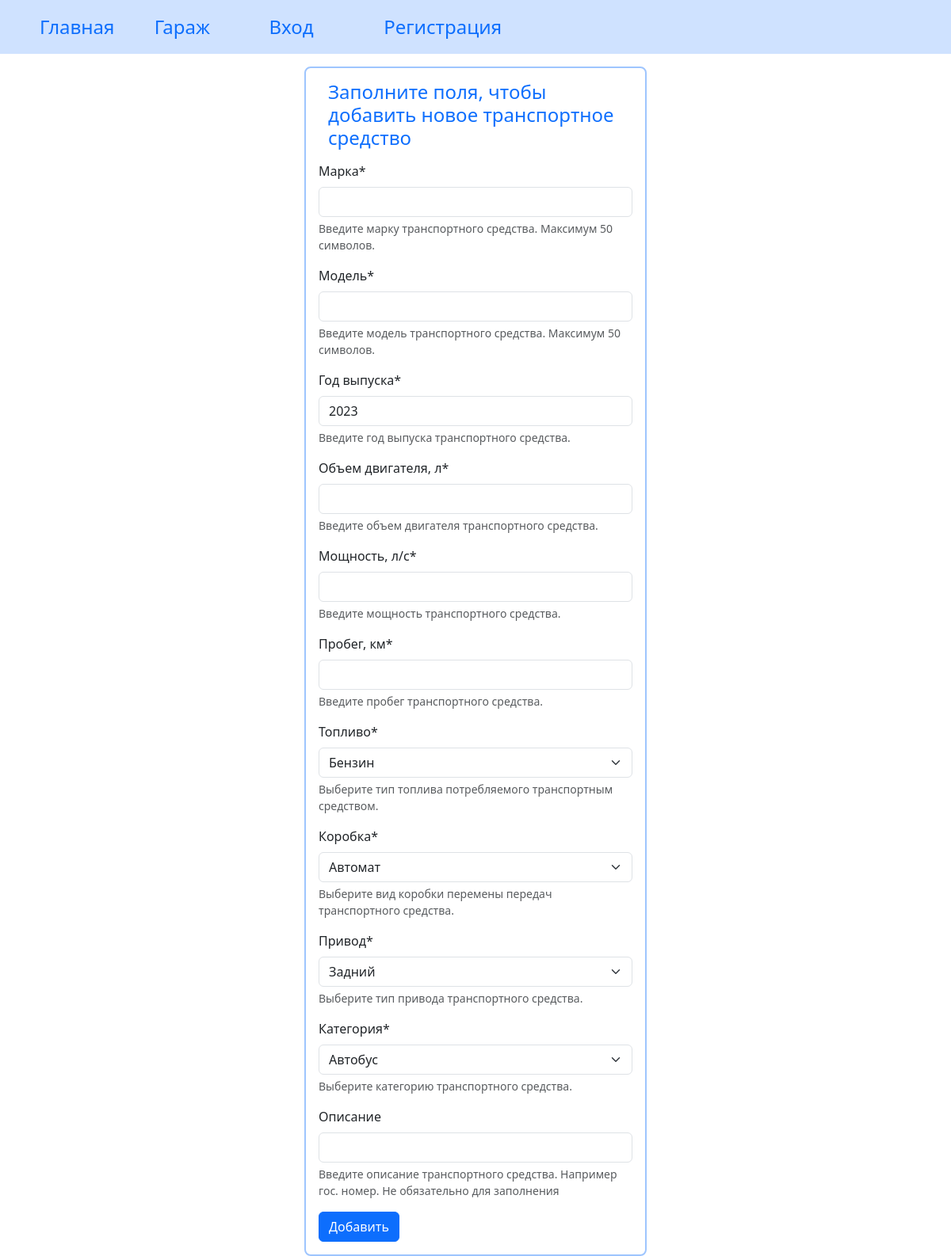
/garage/add_transport/, run on the app's committed database.
### apps/garage/models.py (models this page shows)
class FuelType(models.Model):
    fuel_type = models.CharField(
        primary_key=True,
        max_length=20,
        verbose_name='Тип топлива'
    )
    def __str__(self):
        return self.fuel_type
    class Meta:
        verbose_name = 'Тип топлива'
        verbose_name_plural = 'Типы топлива'

class DriveType(models.Model):
    drive_type = models.CharField(
        primary_key=True,
        max_length=20,
        verbose_name='Тип привода'
    )
    def __str__(self):
        return self.drive_type
    class Meta:
        verbose_name = 'Тип привода'
        verbose_name_plural = 'Типы приводы'

class TransportCategory(models.Model):
    class Meta:
        verbose_name = 'Категория транспорта'
        verbose_name_plural = 'Категории транспорта'
    category = models.CharField(
        primary_key=True,
        max_length=20,
        verbose_name='Категория'
    )
    image = models.ImageField(
        null=True,
        blank=True,
        upload_to='images/garage/transport_cat/',
        verbose_name='Изображение'
    )
    def __str__(self):
        return self.category

### apps/garage/views.py (the view, shortened to what this page needs)
# urls.py: path('add_transport/', AddTransport.as_view(), name='add_transport'),
class AddTransport(SuccessMessageMixin, CreateView):
    form_class = AddTransportForm
    template_name = 'garage/add_transport.html'
    success_message = 'Транспорт успешно добавлен'

### apps/garage/forms.py
class AddTransportForm(forms.ModelForm):
    class Meta:
        model = Transport
        fields = ['brand', 'model', 'year', 'engine_volume', 'engine_power', 'odometer', 'fuel_type',
                  'transmission_type', 'drive_type', 'category', 'description']
        widgets = {
            'year': forms.NumberInput(attrs={'max': datetime.now().year, 'min': 1900}),
        }
        description = forms.CharField(required=False)

### apps/garage/models.py (called while the page is built)
    def __str__(self):
        return self.gearbox_type

### templates/garage/add_transport.html (shortened to what this page needs)
{% extends 'base_page.html' %}
{% load crispy_forms_tags %}
{% block content %}
    <div class="container mt-3 w-75 p-3 border rounded-3 border-2 border-primary-subtle">
        <h4 class="container mb-3 text-primary">Заполните поля, чтобы добавить новое транспортное средство</h4>
        <form method="post">
            {{ form|crispy }}
            <button type="submit" class="btn btn-primary">Добавить</button>
        </form>
    </div>
{% endblock content %}

### data on the page
FuelType: fuel_type "Бензин"
DriveType: drive_type "Задний"
TransportCategory: category "Автобус"
